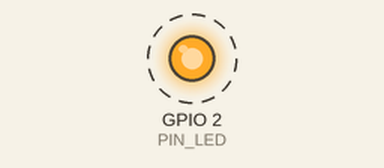
Simulated run of this program. Board: ESP32. On the bench: output pins drawn as LEDs (lit = HIGH). Dashed ring = blinking. What the program prints to the serial monitor is not drawn.

Above: at 0.7 s.
Timing chart, 0 to 3.5 s (numbered marks = the images above):
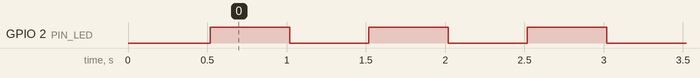

Measured:
- by itself, GPIO 2 (PIN_LED): alternates HIGH for 0.50 s and LOW for 0.50 s

The program:

main.cpp
```cpp
#include <Arduino.h>

// On most 30-pin DevKit boards the blue LED sits on GPIO 2.
#ifndef PIN_LED
#define PIN_LED 2
#endif

void setup() {
  Serial.begin(115200);
  pinMode(PIN_LED, OUTPUT);
  delay(500);  // give the monitor a moment to attach

  Serial.println();
  Serial.println("+---------- ESP32 identity card ----------+");
  Serial.printf("| chip  %s rev %d, %d cores @ %d MHz\n",
                ESP.getChipModel(), ESP.getChipRevision(),
                ESP.getChipCores(), ESP.getCpuFreqMHz());
  Serial.printf("| flash %u MB\n", (unsigned)(ESP.getFlashChipSize() / (1024 * 1024)));
  Serial.printf("| psram %u KB (0 is normal on a WROOM-32)\n", (unsigned)(ESP.getPsramSize() / 1024));
  Serial.printf("| heap  %u KB free\n", (unsigned)(ESP.getFreeHeap() / 1024));
  Serial.printf("| mac   %012llX\n", (unsigned long long)ESP.getEfuseMac());
  Serial.printf("| sdk   %s\n", ESP.getSdkVersion());
  Serial.println("+-----------------------------------------+");
  Serial.printf("LED on GPIO %d. It should blink twice a second.\n", PIN_LED);
}

void loop() {
  // millis() = time since boot. Compare it instead of using delay(),
  // so the loop stays free to do other work later.
  static uint32_t lastToggle = 0;
  static bool ledOn = false;
  if (millis() - lastToggle >= 500) {
    lastToggle = millis();
    ledOn = !ledOn;
    digitalWrite(PIN_LED, ledOn ? HIGH : LOW);
  }
}
```
